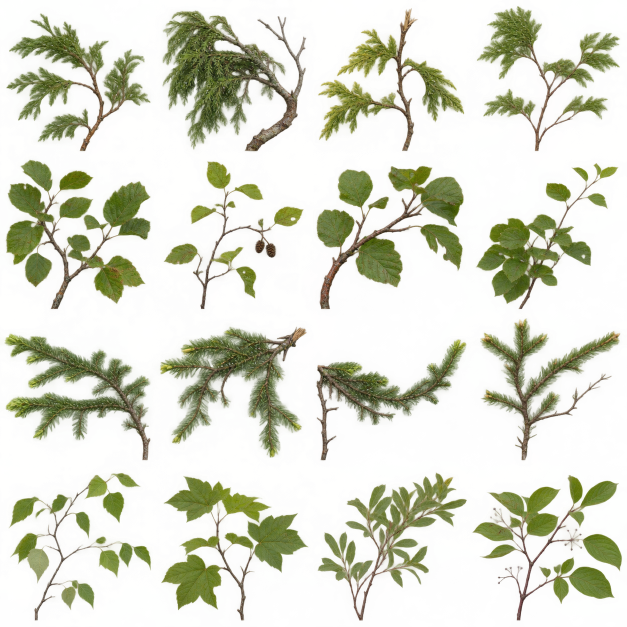
#> input picture tools/geology/source/moosehead-bank-sprays.png, 1254 x 1254 px (shown at 1/2 size)
$ python bake_moosehead_understory.py source/moosehead-bank-sprays.png out.png
#> lines starting #> are read from the running program, lines starting #| are printed output that depends on the picture; after the words box and inside, x2 and y2 are one past the last pixel; in counts of white or black regions, pixels touching at a corner belong together
"""Trim, register and decontaminate the sixteen photographed foliage mattes."""
from pathlib import Path
from PIL import Image
import argparse
import numpy as np
from scipy.ndimage import distance_transform_edt, binary_closing, label
parser=argparse.ArgumentParser();parser.add_argument('input',type=Path);parser.add_argument('output',type=Path)
args=parser.parse_args()
source=Image.open(args.input).convert('RGBA')
#> source is the input picture: PIL image 1254x1254 RGBA; mean R, G, B, A 114.6, 127.9, 54.8, 62
plate=Image.new('RGBA',(1280,1280))
#> plate: PIL image 1280x1280 RGBA; every value is 0
for index in range(16):
    j,i=divmod(index,4)
    box=tuple(round(v) for v in (i*source.width/4,j*source.height/4,(i+1)*source.width/4,(j+1)*source.height/4))
    rgba=np.array(source.crop(box))
    r,g,b,a=rgba.astype(float).transpose(2,0,1)
    chroma=(g>r*1.58)&(g>b*2.20)|(r>190)&(g>185)&(b<.31*g)
    matte=(a>=60)&~chroma
    components,count=label(binary_closing(matte,iterations=2))
    if not count:raise ValueError('Empty specimen '+str(index))
    main=1+np.argmax(np.bincount(components.ravel())[1:])
    core=(components==main)
    near=distance_transform_edt(~core)<3
    good=matte&near
    nearest=distance_transform_edt(~good,return_distances=False,return_indices=True)
    rgba[~good,:3]=rgba[nearest[0][~good],nearest[1][~good],:3]
    rgba[~near|chroma,3]=0
    yy,xx=np.where(good)
    crop=Image.fromarray(rgba).crop((xx.min(),yy.min(),xx.max()+1,yy.max()+1))
    crop=crop.resize((296,298),Image.Resampling.LANCZOS)
    plate.paste(crop,(i*320+12,j*320+11))
#> this loop made 16 passes
#> count on passes 1 to 12: 1, 1, 1, 1, 1, 1, 1, 1, 1, 1, 2, 2
#> pass 1, `rgba=np.array(source.crop(box))`:
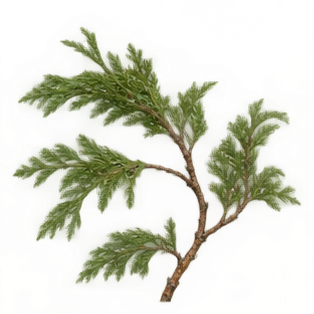
#> rgba: shape (314, 314, 4); mean R, G, B, A 108.9, 143.7, 56.6, 58; transparent parts drawn white
#> pass 1, `r,g,b,a=rgba.astype(float).transpose(2,0,1)`:
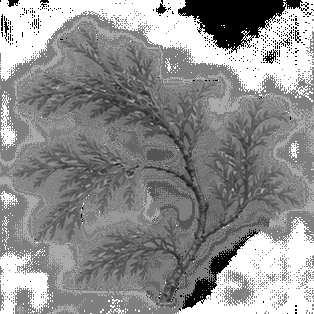
#> g: shape (314, 314) float64; min 0, max 255, mean 143.7
#> pass 1, `r,g,b,a=rgba.astype(float).transpose(2,0,1)`:
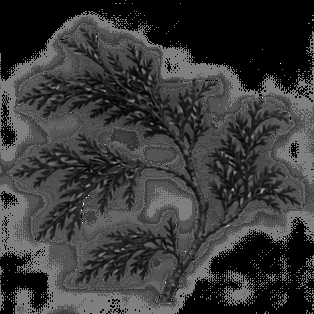
#> b: shape (314, 314) float64; min 0, max 255, mean 56.6
#> after the loop:
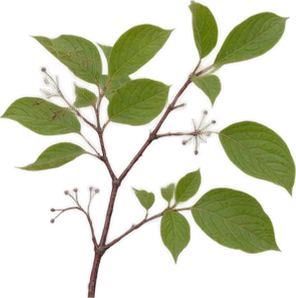
#> crop: PIL image 296x298 RGBA; mean R, G, B, A 47.1, 50.1, 21.5, 74.3; transparent parts drawn white
#> after the loop:
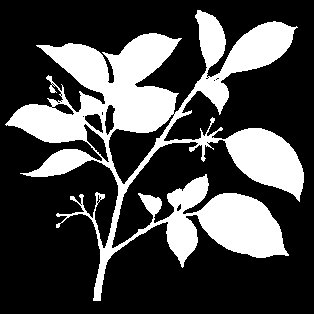
#> good: shape (314, 314) bool; 28.4% white; 1 white region, box (x1, y1, x2, y2) and area: (5, 10, 304, 301) 28045
#> after the loop: matte: shape (314, 314) bool; 28.5% white; 6 white regions (5 under 20 px), largest, box (x1, y1, x2, y2) and area: (5, 10, 304, 301) 28070
#> after the loop:
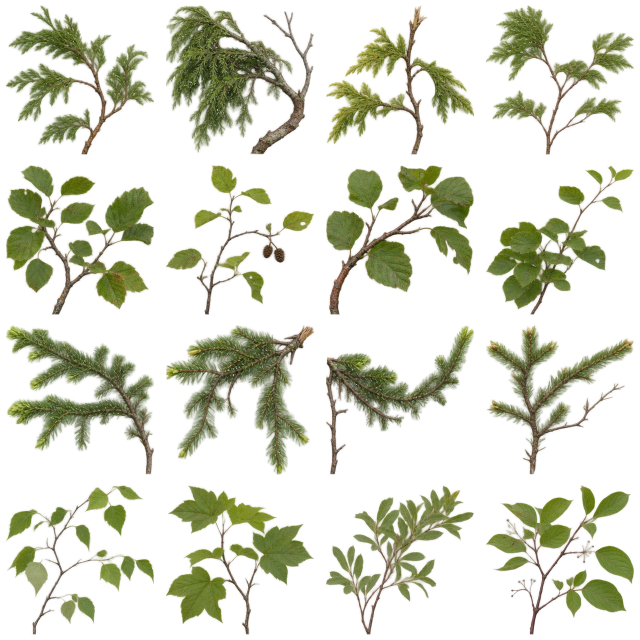
#> plate: PIL image 1280x1280 RGBA (shown at 1/2 size); mean R, G, B, A 37.4, 39.8, 19, 62.4; transparent parts drawn white
#> after the loop:
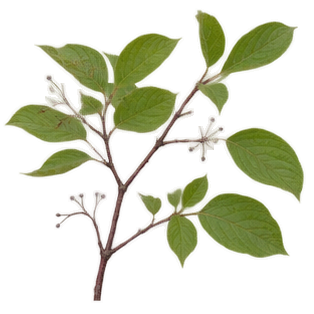
#> rgba: shape (314, 314, 4); mean R, G, B, A 111.7, 113.7, 56.8, 65.6; transparent parts drawn white
plate.save(args.output,quality=93,method=6,alpha_quality=97,exact=True)

$ run again, on tools/geology/source/moosehead-understory.png
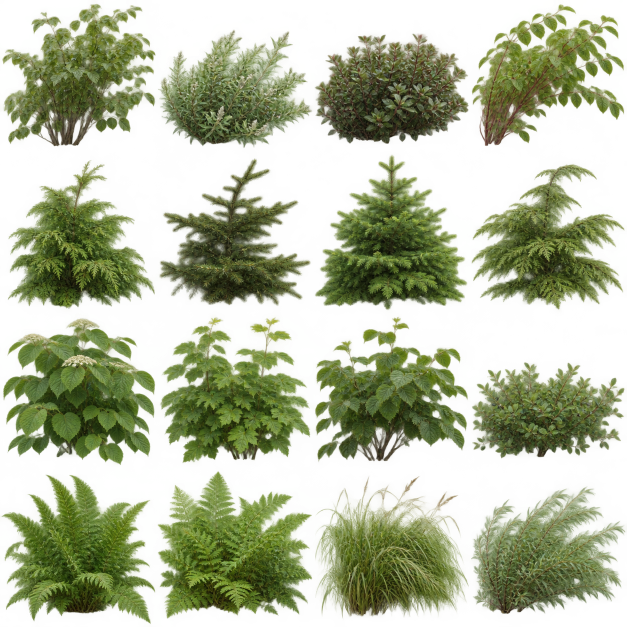
#> input picture tools/geology/source/moosehead-understory.png, 1254 x 1254 px (shown at 1/2 size)
#> source is the input picture: PIL image 1254x1254 RGBA; mean R, G, B, A 63.8, 80.6, 30.9, 115
#> the loop `for index in range(16):` made 16 passes
#> count on passes 1 to 8: 2, 7, 2, 1, 2, 3, 1, 3
#> after the loop `for index in range(16):`:
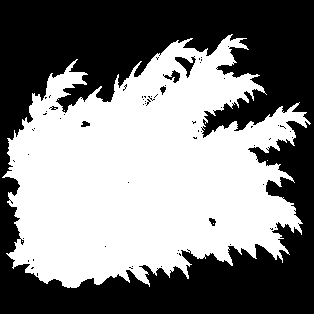
#> good: shape (314, 314) bool; 50.5% white; 66 black regions (60 under 20 px), largest, box (x1, y1, x2, y2) and area: (0, 0, 314, 314) 48284, (175, 56, 196, 78) 173, (163, 70, 180, 83) 94, (81, 121, 90, 127) 37, (209, 218, 216, 226) 35, (160, 86, 166, 95) 30
#> after the loop `for index in range(16):`:
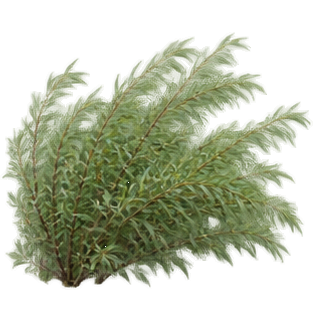
#> rgba: shape (314, 314, 4); mean R, G, B, A 101.8, 116.7, 66.5, 104.9; transparent parts drawn white
